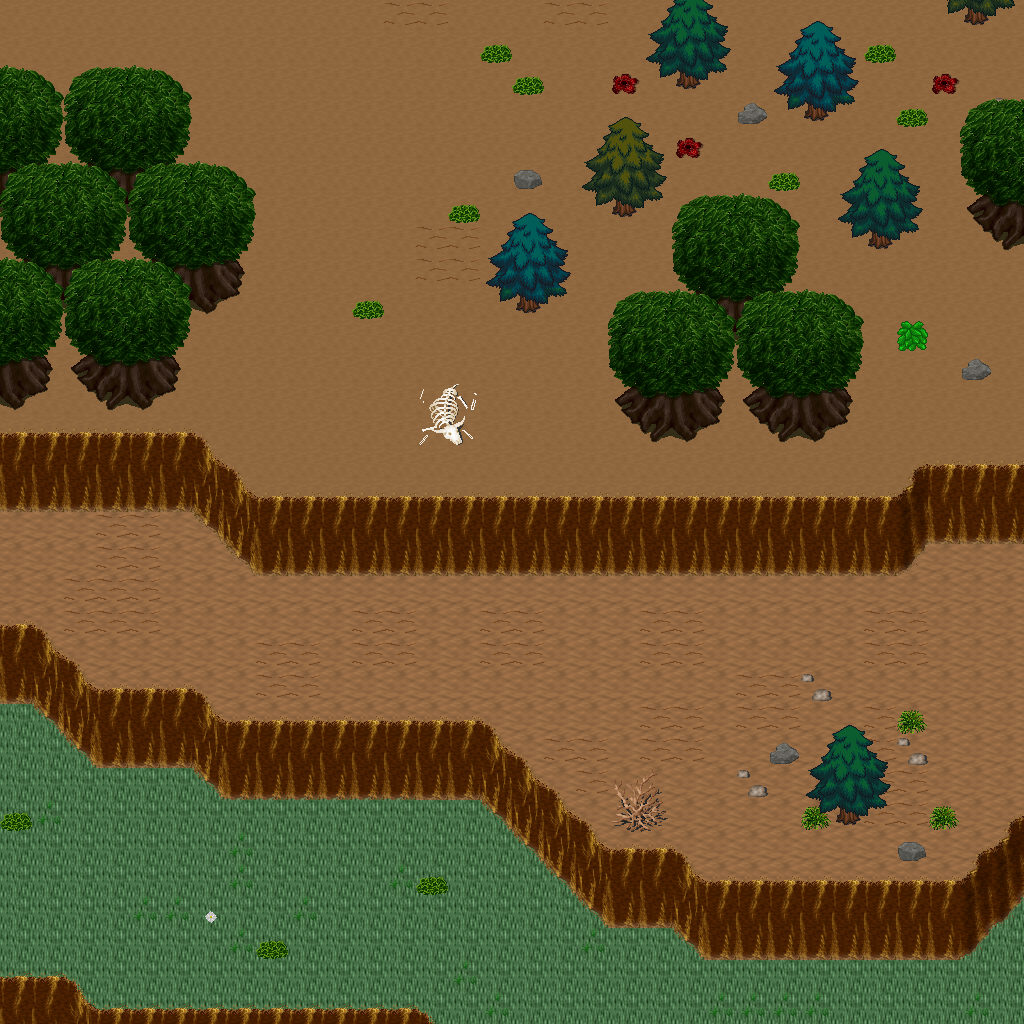

This game map was drawn from its Tiled (.tmx) file and the tilesets committed beside it. A one-line description and the trimmed map source follow:
An orthogonal 32x32 tile map with 32x32 px tiles, 5 tile layers (Ground, Objects, Objects2, Above, ...), 1 hidden layer not drawn, 25 tilesets.

<map version="1.10" tiledversion="1.11.0" orientation="orthogonal" renderorder="right-down" width="32" height="32" tilewidth="32" tileheight="32" infinite="0" nextlayerid="11" nextobjectid="1">
 <tileset firstgid="1" name="ground_ground" tilewidth="32" tileheight="32" tilecount="33" columns="3">
  <image source="../drawable/ground_ground.png" width="96" height="352" />
 </tileset>
 <tileset firstgid="34" name="ground_grass_edges" tilewidth="32" tileheight="32" tilecount="36" columns="12">
  <image source="../drawable/ground_grass_edges.png" width="384" height="96" />
 </tileset>
 <tileset firstgid="70" name="ground_ridge_earth_dark" tilewidth="32" tileheight="32" tilecount="96" columns="12">
  <image source="../drawable/ground_ridge_earth_dark.png" width="384" height="256" />
 </tileset>
 <tileset firstgid="166" name="plant_flower_daisy_white" tilewidth="32" tileheight="32" tilecount="8" columns="2">
  <image source="../drawable/plant_flower_daisy_white.png" width="64" height="128" />
 </tileset>
 <tileset firstgid="174" name="plant_grasses" tilewidth="32" tileheight="32" tilecount="6" columns="3">
  <image source="../drawable/plant_grasses.png" width="96" height="64" />
 </tileset>
 <tileset firstgid="180" name="ground_rock_pebbles" tilewidth="32" tileheight="32" tilecount="3" columns="1">
  <image source="../drawable/ground_rock_pebbles.png" width="32" height="96" />
 </tileset>
 <tileset firstgid="183" name="plant_flower_daisy_blue" tilewidth="32" tileheight="32" tilecount="8" columns="2">
  <image source="../drawable/plant_flower_daisy_blue.png" width="64" height="128" />
 </tileset>
 <tileset firstgid="191" name="ground_ladder_vertical_dark" tilewidth="32" tileheight="32" tilecount="3" columns="3">
  <image source="../drawable/ground_ladder_vertical_dark.png" width="96" height="32" />
 </tileset>
 <tileset firstgid="194" name="item_corpse_huge_animal" tilewidth="32" tileheight="32" tilecount="16" columns="2">
  <image source="../drawable/item_corpse_huge_animal.png" width="64" height="256" />
 </tileset>
 <tileset firstgid="210" name="ground_ladder_steps" tilewidth="32" tileheight="32" tilecount="6" columns="3">
  <image source="../drawable/ground_ladder_steps.png" width="96" height="64" />
 </tileset>
 <tileset firstgid="216" name="logic_creature_rodent" tilewidth="32" tileheight="32" tilecount="8" columns="8">
  <image source="../drawable/logic_creature_rodent.png" width="256" height="32" />
 </tileset>
 <tileset firstgid="224" name="logic_creature_animal" tilewidth="32" tileheight="32" tilecount="32" columns="8">
  <image source="../drawable/logic_creature_animal.png" width="256" height="128" />
 </tileset>
 <tileset firstgid="256" name="logic_portal" tilewidth="32" tileheight="32" tilecount="24" columns="8">
  <image source="../drawable/logic_portal.png" width="256" height="96" />
 </tileset>
 <tileset firstgid="280" name="logic_creature_orc" tilewidth="32" tileheight="32" tilecount="6" columns="6">
  <image source="../drawable/logic_creature_orc.png" width="192" height="32" />
 </tileset>
 <tileset firstgid="286" name="logic_collision" tilewidth="32" tileheight="32" tilecount="1" columns="1">
  <image source="../drawable/logic_collision.png" width="32" height="32" />
 </tileset>
 <tileset firstgid="287" name="ground_green_paving" tilewidth="32" tileheight="32" tilecount="18" columns="3">
  <image source="../drawable/ground_green_paving.png" width="96" height="192" />
 </tileset>
 <tileset firstgid="305" name="logic_protection" tilewidth="32" tileheight="32" tilecount="2" columns="2">
  <image source="../drawable/logic_protection.png" width="64" height="32" />
 </tileset>
 <tileset firstgid="307" name="ground_earth_edges" tilewidth="32" tileheight="32" tilecount="18" columns="6">
  <image source="../drawable/ground_earth_edges.png" width="192" height="96" />
 </tileset>
 <tileset firstgid="325" name="ground_grass_corners" tilewidth="32" tileheight="32" tilecount="24" columns="6">
  <image source="../drawable/ground_grass_corners.png" width="192" height="128" />
 </tileset>
 <tileset firstgid="349" name="plant_tree_tree_darkgreen" tilewidth="32" tileheight="32" tilecount="88" columns="8">
  <image source="../drawable/plant_tree_tree_darkgreen.png" width="256" height="352" />
 </tileset>
 <tileset firstgid="437" name="plant_tree_evergreen" tilewidth="32" tileheight="32" tilecount="36" columns="3">
  <image source="../drawable/plant_tree_evergreen.png" width="96" height="384" />
 </tileset>
 <tileset firstgid="473" name="building_decoration_rocks" tilewidth="32" tileheight="32" tilecount="6" columns="3">
  <image source="../drawable/building_decoration_rocks.png" width="96" height="64" />
 </tileset>
 <tileset firstgid="479" name="plant_bush_bushes" tilewidth="32" tileheight="32" tilecount="10" columns="5">
  <image source="../drawable/plant_bush_bushes.png" width="160" height="64" />
 </tileset>
 <tileset firstgid="489" name="plant_bush_various_small" tilewidth="32" tileheight="32" tilecount="9" columns="3">
  <image source="../drawable/plant_bush_various_small.png" width="96" height="96" />
 </tileset>
 <tileset firstgid="498" name="ground_dry_grass" tilewidth="32" tileheight="32" tilecount="54" columns="9">
  <image source="../drawable/ground_dry_grass.png" width="288" height="192" />
 </tileset>
 <layer id="1" name="Ground" width="32" height="32">
  <data>[1024 cells, 1024 non-empty, 3 distinct tile ids]</data>
 </layer>
 <layer id="2" name="Objects" width="32" height="32">
  <data>[1024 cells, 377 non-empty, 32 distinct tile ids]</data>
 </layer>
 <layer id="3" name="Objects2" width="32" height="32">
  <data>[1024 cells, 7 non-empty, 7 distinct tile ids]</data>
 </layer>
 <layer id="4" name="Above" width="32" height="32">
  <data>[1024 cells, 159 non-empty, 44 distinct tile ids]</data>
 </layer>
 <layer id="5" name="Above2" width="32" height="32">
  <data>[1024 cells, 22 non-empty, 4 distinct tile ids]</data>
 </layer>
 <layer id="6" name="Walkable" width="32" height="32" visible="0">
  <data>[1024 cells, 284 non-empty, 1 distinct tile ids]</data>
 </layer>
 <objectgroup id="7" name="Mapevents" />
 <objectgroup id="8" name="Spawn" />
 <objectgroup id="9" name="Keys" />
 <objectgroup id="10" name="Replace" />
</map>
